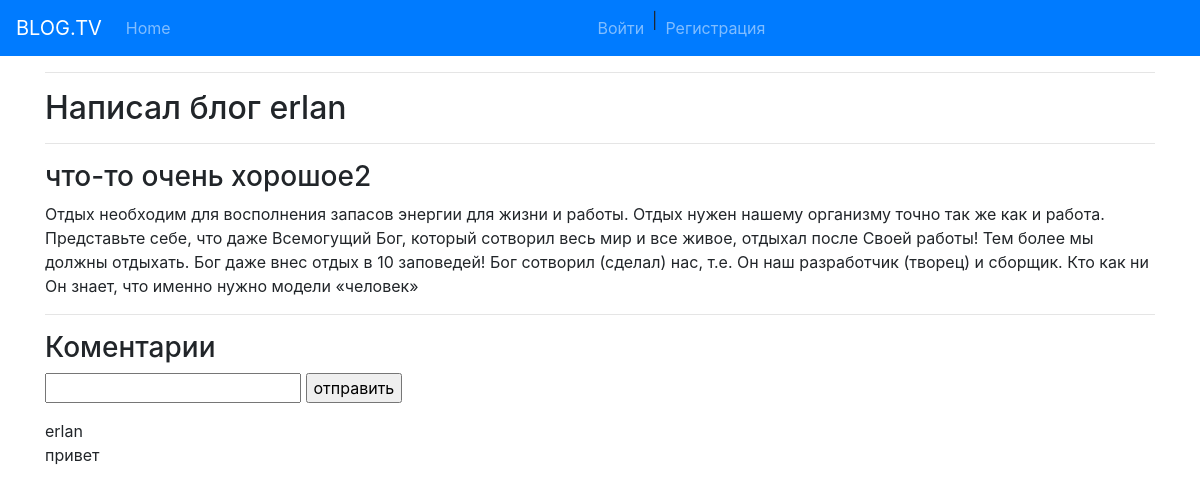
The app's page /blog/2, older data.
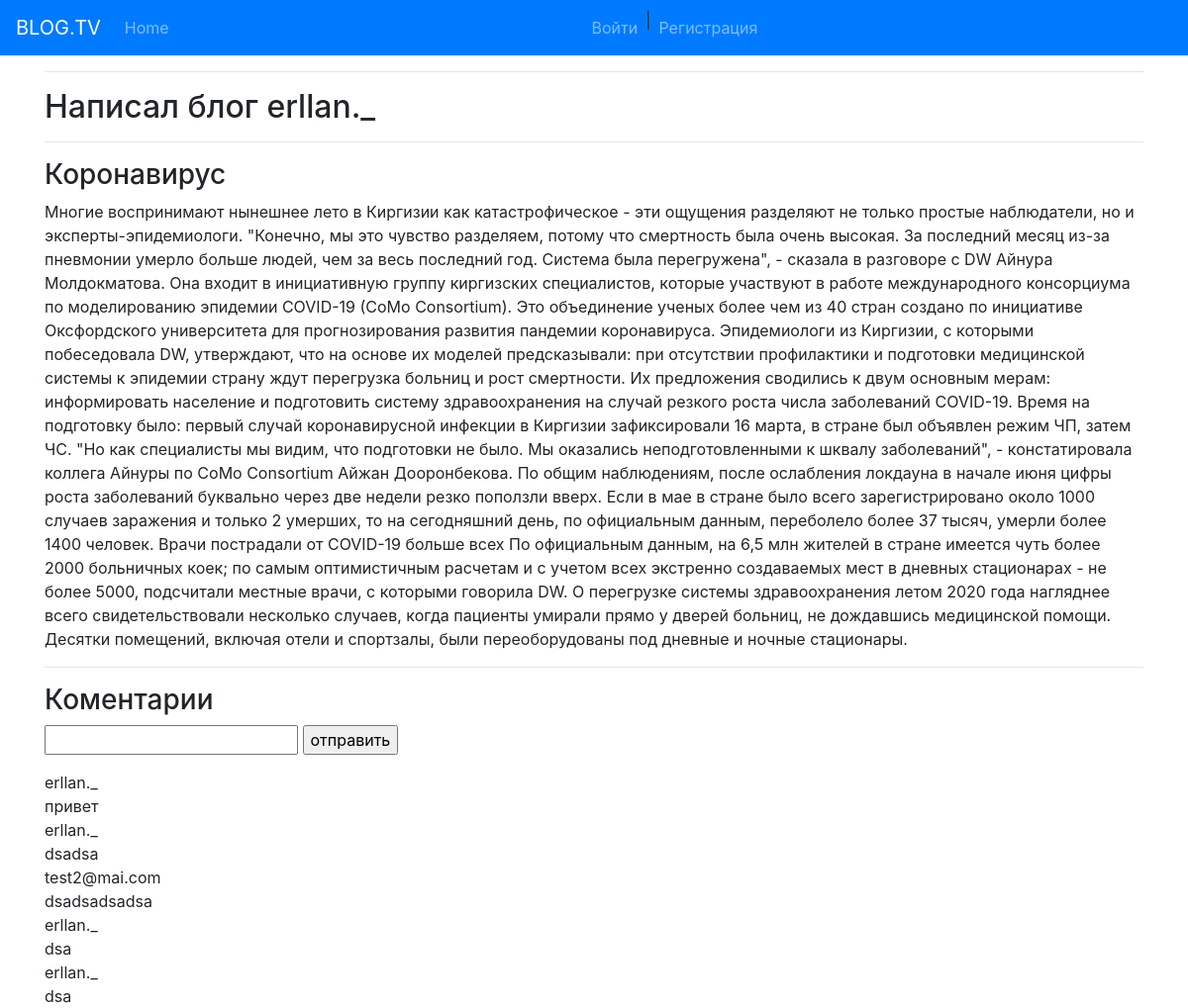
The same page, newer data.
### my_blog/models.py (models this page shows, shortened)
class Blog(models.Model):
    user = models.ForeignKey(User, on_delete=models.CASCADE)
    Title = models.CharField(max_length=200)
    blog = models.TextField()
    date = models.DateTimeField(default=datetime.now)
    like = models.ManyToManyField(User, related_name='like_set', blank=True)
    genre = models.ManyToManyField(Genre, blank=True)

class User(models.Model):
    name = models.CharField(max_length=100)
    email = models.CharField(max_length=100, unique=True)
    password = models.CharField(max_length=200)

class Comment(models.Model):
    user = models.ForeignKey(User, related_name='commentSet', on_delete=models.CASCADE)
    comment = models.CharField(max_length=200)
    toBlog = models.ForeignKey(Blog, on_delete=models.CASCADE)

### my_blog/views.py (the view)
# urls.py: path('blog/<int:id_blog>', views.blog, name='blog'),
def blog(request, id_blog):
    blog = Blog.objects.get(id=id_blog)
    try:
        user = User.objects.get(id=request.session['User']['id'])
    except:
        user = False
    if user:
        if request.method == 'POST':
            comment = Comment(comment=request.POST['comment'],
                              user=user,
                              toBlog=blog)
            comment.save()
    return render(request, 'my_blog/blog.html', {'blog': blog})

### my_blog/templates/my_blog/blog.html (shortened to what this page needs)
{%extends 'base.html'%}
{%block content%}
<hr>
<h2>Написал блог {{blog.user.name}}</h2>
<hr>
<h3>{{blog.Title}}</h3>
<p>{{blog.blog}}</p>
<hr>
<h3>Коментарии</h3>
<form action="{%url 'blog' blog.id %}" method="post">
    <input type="text" name="comment">
    <input type="submit" value="отправить">
</form>
    {%for comment in blog.comment_set.all%}
        <div>{{comment.user.name}}<br>
            {{comment.comment}}</div>
    {%endfor%}
{%endblock%}

### my_blog/templates/base.html (shortened to what this page needs)
{%load static%}
<html lang="en">
<head>
    <link rel="stylesheet" href="https://stackpath.bootstrapcdn.com/bootstrap/4.5.2/css/bootstrap.min.css">
    <link rel="stylesheet" href="{% static 'css/my_blog.css' %}">
</head>
<body>
    <nav class="navbar navbar-expand-lg navbar-dark bg-primary">
  <a class="navbar-brand" href="#">BLOG.TV</a>
  <div class="collapse navbar-collapse" id="navbarSupportedContent">
      <ul class="navbar-nav mr-auto">
           <li class="nav-item"><a class="nav-link" href='/'>Home</a></li>
    </ul>
      {%if request.session.User %}
      <ul class="navbar-nav ">
      <li class="nav-item dropdown">
        <a class="nav-link dropdown-toggle" href="#" id="navbarDropdown" role="button" data-toggle="dropdown" aria-haspopup="true" aria-expanded="false">
          {{request.session.User.name}}
        </a>
        <div class="dropdown-menu" aria-labelledby="navbarDropdown">
            <a class="dropdown-item" href="{%url 'addBlog'%}">Написать блог</a>
          <a class="dropdown-item" href="{%url 'logout'%}">Выйти</a>
        </div>
      </li>
      </ul>
      {%else%}
       <ul class="navbar-nav mr-auto">
           <li class="nav-item"><a class="nav-link" href="{%url 'login'%}">Войти</a></li>
      |
      <li class="nav-item"><a class="nav-link" href="{%url 'register'%}">Регистрация</a></li>
    </ul>
      {%endif%}
  </div>
</nav>
<div class="container">
{%block content%}
{%endblock%}
    </div>
</body>
</html>

### my_blog/static/css/my_blog.css (style rules this page uses)
body { padding: 0; margin: 0; }

Row changes from the older to the newer data that the page shows:
changed Blog: user.name "erlan" → "erllan._"; Title "что-то очень хорошое2" → "Коронавирус"; blog "Отдых необходим для восполнения запасов энергии для жизни и работы. Отдых нужен нашему организму точно так же как и работа. Представьте себе, что даже Всемогущий Бог, который сотворил весь мир и все живое, отдыхал после Своей работы! Тем более мы должны отдыхать. Бог даже внес отдых в 10 заповедей! Бог сотворил (сделал) нас, т.е. Он наш разработчик (творец) и сборщик. Кто как ни Он знает, что именно нужно модели «человек»" → "Многие воспринимают нынешнее лето в Киргизии как катастрофическое - эти ощущения разделяют не только простые наблюдатели, но и эксперты-эпидемиологи. \"Конечно, мы это чувство разделяем, потому что смертность была очень высокая. За последний месяц из-за пневмонии умерло больше людей, чем за весь последний год. Система была перегружена\", - сказала в разговоре с DW Айнура Молдокматова. Она входит в инициативную группу киргизских специалистов, которые участвуют в работе международного консорциума по моделированию эпидемии COVID-19 (CoMo Consortium). Это объединение ученых более чем из 40 стран создано по инициативе Оксфордского университета для прогнозирования развития пандемии коронавируса.…"
now on this page (row edited): Comment: user.name "erllan._", comment "привет"
now on this page (row edited): Comment: user.name "erllan._", comment "dsadsa"
changed Comment: user.name "erlan" → "test2@mai.com"; comment "привет" → "dsadsadsadsa"
now on this page (row edited): Comment: user.name "erllan._", comment "dsa"
now on this page (row edited): Comment: user.name "erllan._", comment "dsa"
